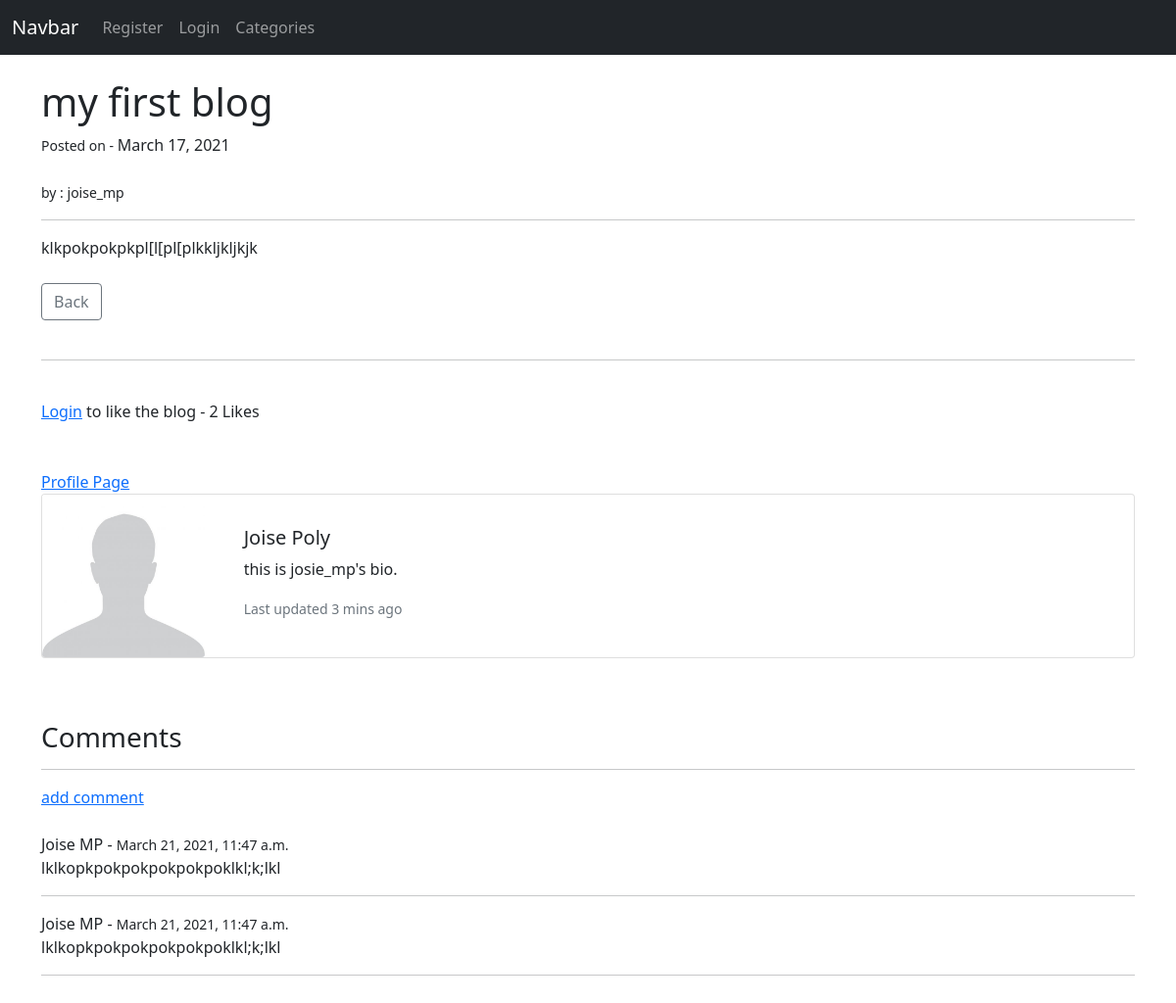
The page /article/38 on the database its author committed.
### blog/models.py (models this page shows, shortened)
class Post(models.Model):
    title = models.CharField(max_length=255)
    author = models.ForeignKey(User, on_delete=models.CASCADE)
    body = RichTextField(blank=True, null=True)
    post_date = models.DateField(auto_now_add=True)
    post_time = models.TimeField(auto_now_add=True)
    category = models.CharField(max_length=255, default='others')
    likes = models.ManyToManyField(User, related_name='blog_posts')
    thumbnail = models.ImageField(null=True, blank=True, upload_to='images/blog/thumbnail')
    def total_likes(self):
        return self.likes.count()

class Profile(models.Model):
    user = models.OneToOneField(User, null=True, on_delete=models.CASCADE)
    bio = models.TextField()
    profile_pic = models.ImageField(null=True, blank=True, upload_to='images/members/profile_pic')
    website_url = models.CharField(max_length=255, null=True, blank=True)
    instagram_url = models.CharField(max_length=255, null=True, blank=True)
    facebook_url = models.CharField(max_length=255, null=True, blank=True)
    twitter_url = models.CharField(max_length=255, null=True, blank=True)
    linkedin_url = models.CharField(max_length=255, null=True, blank=True)
    snapchat_url = models.CharField(max_length=255, null=True, blank=True)

class Comment(models.Model):
    post = models.ForeignKey(Post, related_name='comments', on_delete=models.CASCADE)
    name = models.CharField(max_length=255)
    body = models.TextField()
    date_added = models.DateTimeField(auto_now_add=True)

### blog/views.py (the view)
# urls.py: path('article/<int:pk>', BlogDetailView.as_view(), name='blogdetail'),
class BlogDetailView(DetailView):
    model = Post
    template_name = 'blog_detail.html'
    def get_context_data(self, *args, **kwargs):
        likes_count = get_object_or_404(Post, id=self.kwargs['pk'])
        total_likes = likes_count.total_likes()
        liked = False
        if likes_count.likes.filter(id=self.request.user.id).exists():
            liked = True
        context = super(BlogDetailView, self).get_context_data(*args, **kwargs)
        context['total_likes'] = total_likes
        context['liked'] = liked
        return context

### blog/templates/blog_detail.html (shortened to what this page needs)
{% extends 'Navbars/blog_nav.html' %}
{% load static %}
{% block items %}
<h1>{{ post.title }}</h1> <small>Posted on - </small>{{post.post_date}} <br><br>
<small>by : {{post.author}}</small>
<hr>
{{post.body | safe}}
<br><br>
<a class="btn btn-outline-secondary" href="{% url 'bloghome' %}">Back</a>
<br><br>
<hr>
<br>
<form action="{% url 'like_post' post.pk %}" method="POST">
    {% if user.is_authenticated %}
    {% if liked %}
    <button type="submit" name="post_id", value="{{ post.id }}", class="btn btn-outline-danger btn-sm">Unlike</button>
    {% else %}
    <button type="submit" name="post_id", value="{{ post.id }}", class="btn btn-outline-primary btn-sm">Like</button>
    {% endif %}
    {% else %}
    <a href="{% url 'login' %}">Login</a> to like the blog
    {% endif %}
    - {{ total_likes }} Likes
</form>
<br><br>
<a href="{% url 'profile_page' post.author.profile.id %}">Profile Page</a>
<div class="card mb-3">
    <div class="row no-gutters">
      <div class="col-md-2">
        {% if post.author.profile.profile_pic %}
          <img src="{{post.author.profile.profile_pic.url}}" class="card-img" alt="...">
        {% else %}
          <img src="{% static 'Media/images/members/default/profile-pic.jpg' %}" class="card-img" alt="">
        {% endif %}
      </div>
      <div class="col-md-10">
        <div class="card-body">
          <h5 class="card-title">{{ post.author.first_name }} {{ post.author.last_name }}</h5>
          <p class="card-text">{{post.author.profile.bio}}.</p>
          <p class="card-text"><small class="text-muted">Last updated 3 mins ago</small></p>
        </div>
      </div>
    </div>
  </div>
<br><br>
<h3>Comments</h3>
<hr>
{% if not post.comments.all %}
  No comments yet...
  <a href="{% url 'add_comment' post.pk %}">add comment</a>
{% else %}
<a href="{% url 'add_comment' post.pk %}">add comment</a><br><br>
  {% for comment in post.comments.all %}
    {{comment.name}} -
    <span><small>{{comment.date_added}}</small></span> <br>
    {{comment.body}}
    <hr>
  {% endfor %}
{% endif %}
<br><br><br>
{%endblock%}

### rows shown on the page
Post: title "my first blog", post_date "March 17, 2021", author "joise_mp", body "klkpokpokpkpl[l[pl[plkkljkljkjk", author.first_name "Joise", author.last_name "Poly", author.profile.bio "this is josie_mp's bio"
Comment: name "Joise MP", date_added "March 21, 2021, 11:47 a.m.", body "lklkopkpokpokpokpokpoklkl;k;lkl"
Comment: name "Joise MP", date_added "March 21, 2021, 11:47 a.m.", body "lklkopkpokpokpokpokpoklkl;k;lkl"

### other values the page prints
{{ total_likes }} "2"
